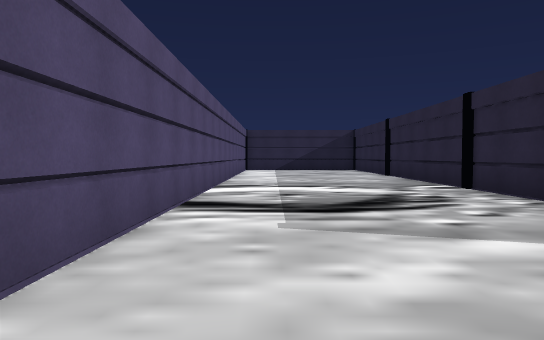
View 1 (above)

16 first-person views from a walk through a scene from a Unity 3-D project. The camera is 1.2 m above the floor, tilts 2° down and sees 70° across. The floor is counted in squares, 2 m on a side. Each view is taken from the middle of a square. On the plan, view 1 faces up. The plan holds only what a view shows up to about 11 squares ahead; the rest is blank. The place goes on beyond the plan. The player character is not drawn.

View 2
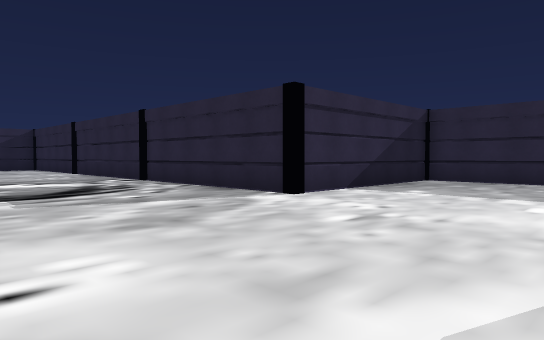

View 3
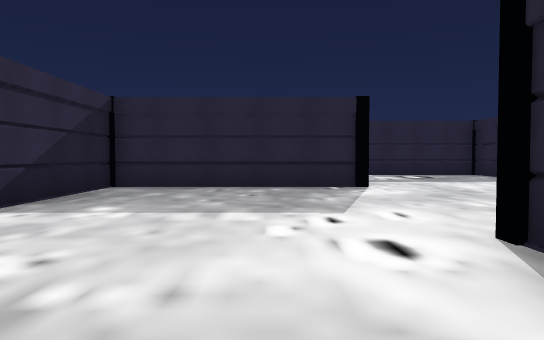

View 4
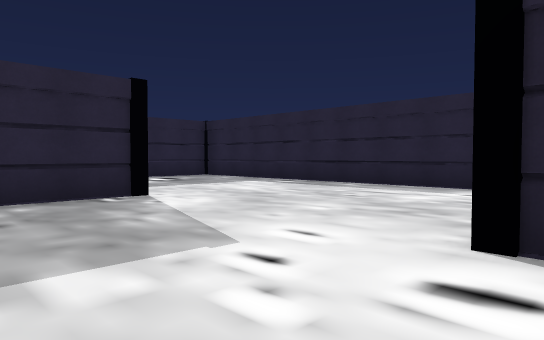

View 5
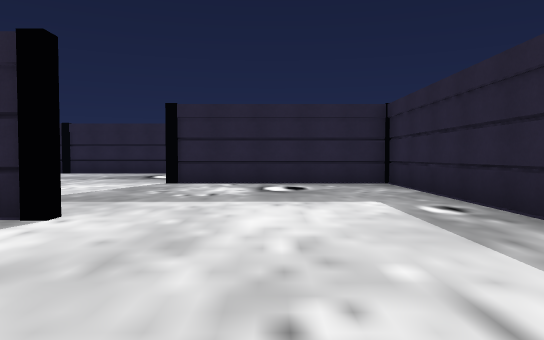

View 6
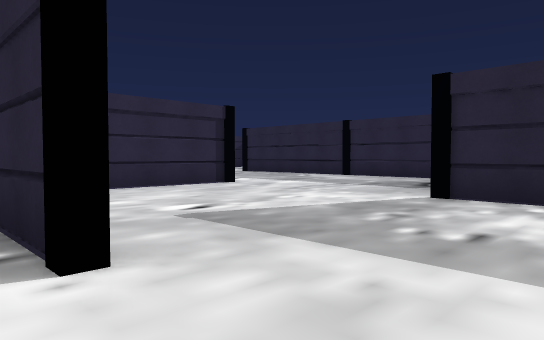

View 7
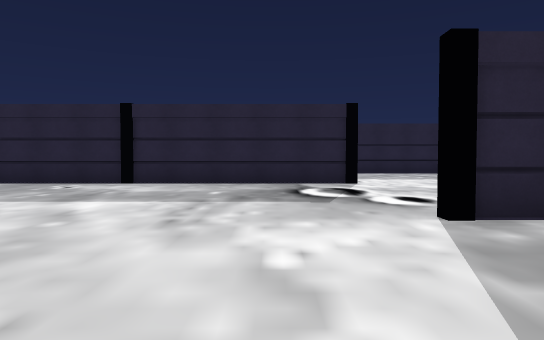

View 8
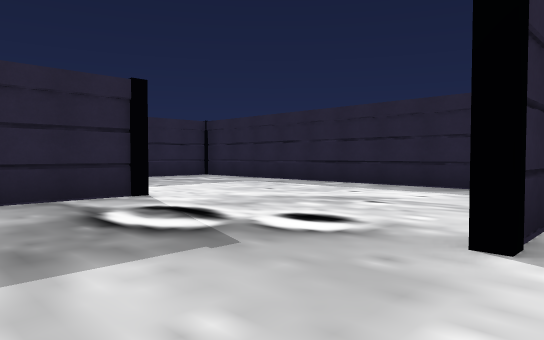

View 9
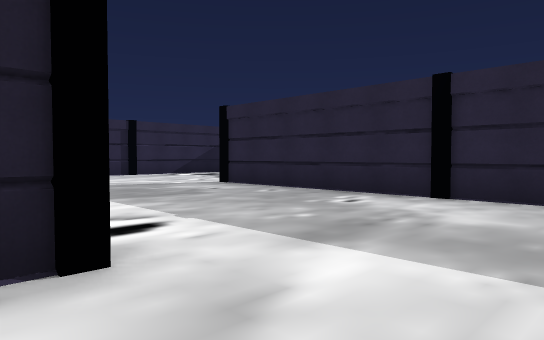

View 10
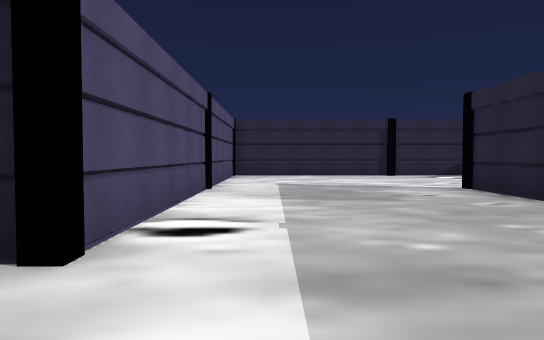

View 11
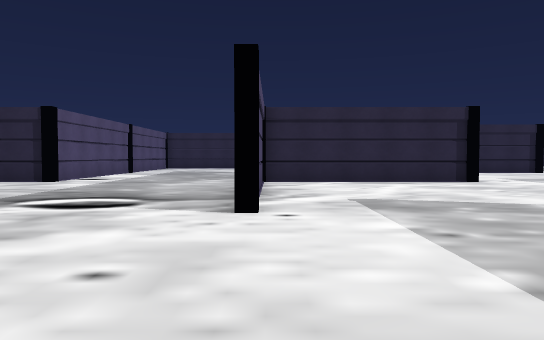

View 12
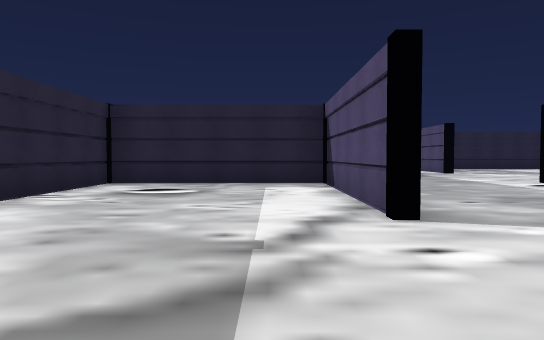

View 13
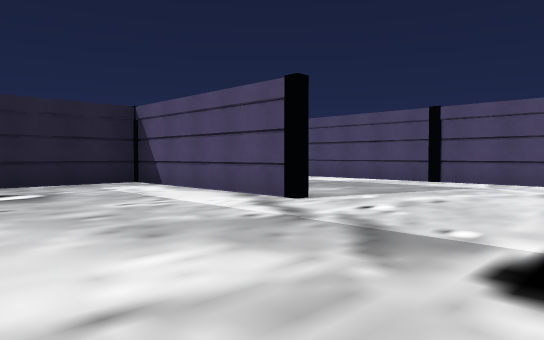

View 14
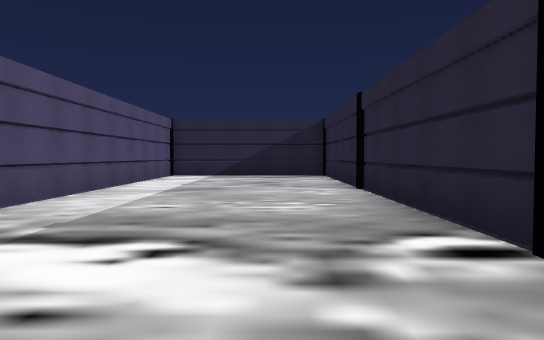

View 15
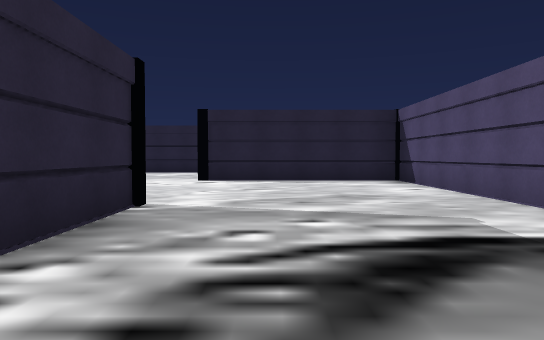

View 16
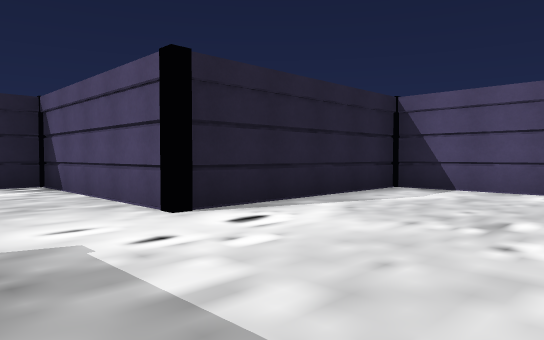

### Floor plan
Points are (right, up) in squares from view 1. A wall is a line through its corners. A room is listed if a view was taken in it or the views show most of it. See-through windows are left out.
Room 1 (views 1, 2, 3, 4, 5, 6, 7, 8, 9, 10, 11, 12, 13, 14, 15, 16)
walls: (8.7, -3) (8.7, 2.2) (3.7, 2.2) (3.7, 15.9); (18.8, 1.9) (18.8, -0.4); (3.8, -3) (3.8, -7.6) (13.7, -7.6) (13.7, -2.9); (18.7, -3) (18.7, 7.1); (15.4, -7.6) (21, -7.6); (18.8, 7.1) (18.8, 2.3) (23.5, 2.3); (13.8, 10.9) (13.8, 2.2) (10.9, 2.2); (23.5, 2.2) (18.6, 2.2); (-1.2, 16) (-1.2, -2.7) (3.6, -2.7)

Where each view was taken, in squares from view 1:
view 1: 0 up, 0 right, facing up
view 2: 2 down, 1 left, facing up-right
view 3: 1 down, 1 right, facing right
view 4: 0 up, 3 right, facing down-right
view 5: 5 down, 5 right, facing right
view 6: 5 down, 8 right, facing up-right
view 7: 1 down, 10 right, facing right
view 8: 0 up, 13 right, facing down-right
view 9: 0 up, 13 right, facing up-right
view 10: 0 up, 15 right, facing up
view 11: 7 down, 19 right, facing up
view 12: 11 up, 20 right, facing down
view 13: 11 up, 23 right, facing down-left
view 14: 5 up, 2 right, facing up
view 15: 7 up, 2 right, facing down
view 16: 1 up, 6 right, facing down-left
